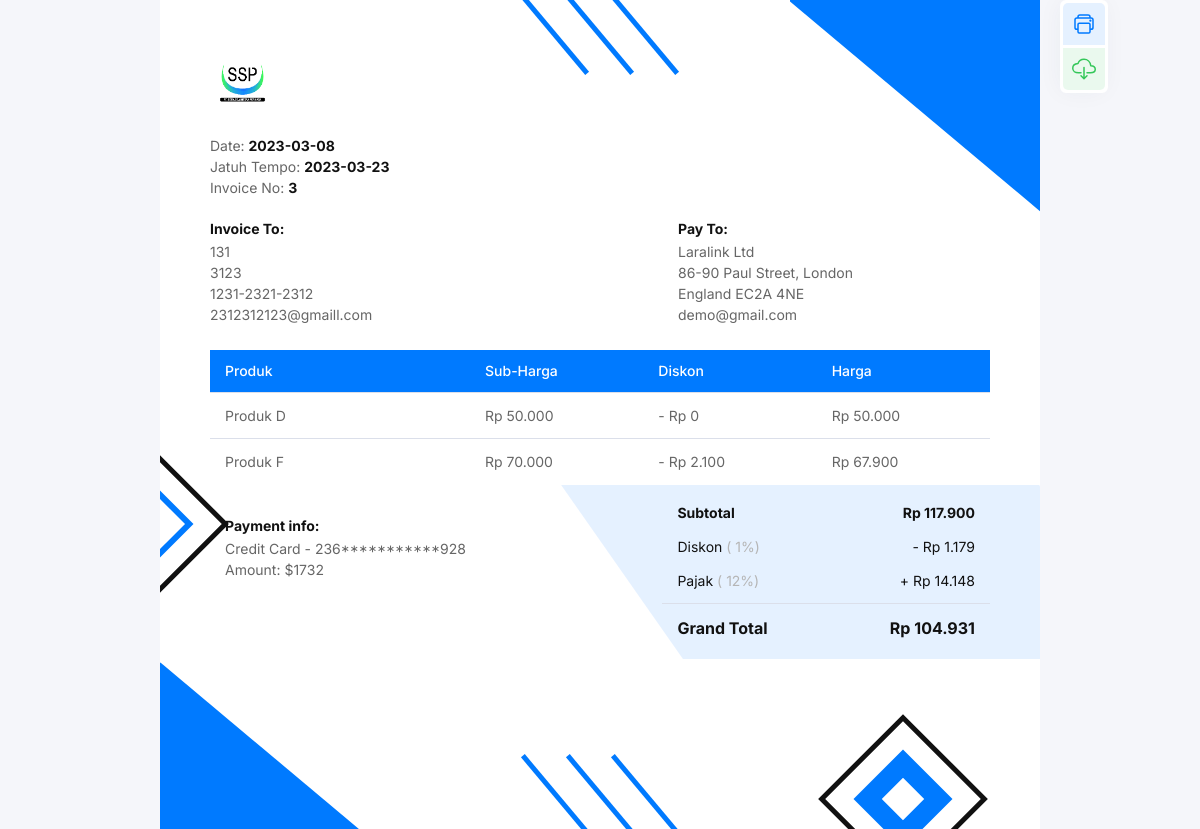
The page /detailinvoicev2.php?id=3 on the database its author committed.
### tables this page shows
CREATE TABLE `invoice` (
  `ID_Invoice` int(11) NOT NULL,
  `ID_Pelanggan` int(11) DEFAULT NULL,
  `Tanggal_Invoice` date DEFAULT NULL,
  `Tanggal_JatuhTempo` date DEFAULT NULL,
  `Subtotal` decimal(10,0) DEFAULT NULL,
  `Pajak` int(3) DEFAULT NULL,
  `Diskon` int(3) DEFAULT NULL,
  `Total` decimal(10,0) DEFAULT NULL,
  PRIMARY KEY (`ID_Invoice`),
  KEY `ID_Pelanggan` (`ID_Pelanggan`)
);

CREATE TABLE `pelanggan` (
  `ID_Pelanggan` int(11) NOT NULL,
  `Nama_Pelanggan` varchar(255) DEFAULT NULL,
  `Email_Pelanggan` varchar(255) DEFAULT NULL,
  `Alamat_Pelanggan` varchar(255) DEFAULT NULL,
  `NoTelp_Pelanggan` varchar(20) DEFAULT NULL,
  PRIMARY KEY (`ID_Pelanggan`)
);

CREATE TABLE `detail_invoice` (
  `ID_Invoice` int(11) NOT NULL,
  `ID_Produk` int(11) NOT NULL,
  `Diskon` int(11) DEFAULT NULL,
  `Harga_Jual` decimal(10,0) DEFAULT NULL,
  `Harga_Promo` varchar(255) DEFAULT NULL,
  PRIMARY KEY (`ID_Produk`,`ID_Invoice`),
  KEY `ID_Invoice` (`ID_Invoice`),
  CONSTRAINT `detail_invoice_ibfk_1` FOREIGN KEY (`ID_Invoice`) REFERENCES `invoice` (`ID_Invoice`) ON DELETE CASCADE ON UPDATE CASCADE
);

CREATE TABLE `produk` (
  `ID_Produk` int(11) NOT NULL,
  `Nama_Produk` varchar(255) DEFAULT NULL,
  `Harga_Produk` decimal(10,0) DEFAULT NULL,
  PRIMARY KEY (`ID_Produk`)
);

### detailinvoicev2.php (the view, shortened to what this page needs)
<!DOCTYPE html>
<?php
require 'controller/koneksi.php';
if (isset($_GET['id']) && filter_var($_GET['id'], FILTER_VALIDATE_INT)) {
  $id = $_GET['id'];
  $query = "SELECT *, subtotal * (Diskon/100) as Total_Diskon, subtotal * (Pajak/100) as Total_Pajak FROM invoice JOIN pelanggan ON invoice.id_pelanggan = pelanggan.id_pelanggan WHERE invoice.id_invoice = $id";
  $data = mysqli_query($conn, $query);
  $invoice = mysqli_fetch_assoc($data);
  $query = "SELECT detail_invoice.*, produk.*, detail_invoice.Harga_Jual - detail_invoice.Harga_Promo AS Total_Diskon
    FROM detail_invoice
    JOIN produk ON detail_invoice.ID_Produk = produk.ID_Produk
    WHERE detail_invoice.id_invoice = $id;
    ";
  $data = mysqli_query($conn, $query);
  function rupiah($number)
  {
    $rupiah = "Rp " . number_format($number, 0, ',', '.');
    return $rupiah;
  }
} else {
  header('Location: 500.html');
}
?>
<html class="no-js" lang="en">
<head>
  <link rel="stylesheet" href="css/print.css" />
</head>
<body>
  <div class="tm_container">
    <div class="tm_invoice_wrap">
      <div class="tm_invoice tm_style1 tm_type2" id="tm_download_section">
        <div class="tm_bars">
          <span class="tm_accent_bg"></span>
          <span class="tm_accent_bg"></span>
          <span class="tm_accent_bg"></span>
        </div>
        <div class="tm_bars tm_type1">
          <span class="tm_accent_bg"></span>
          <span class="tm_accent_bg"></span>
          <span class="tm_accent_bg"></span>
        </div>
        <div class="tm_shape">
          <div class="tm_shape_in tm_accent_bg"></div>
        </div>
        <div class="tm_shape_2 tm_primary_color">
          <div class="tm_shape_2_in tm_accent_color"></div>
        </div>
        <div class="tm_shape_2 tm_type1 tm_primary_color">
          <div class="tm_shape_2_in tm_accent_color"></div>
        </div>
        <div class="tm_shape tm_type1">
          <div class="tm_shape_in tm_accent_bg"></div>
        </div>
        <div class="tm_invoice_in">
          <div class="tm_invoice_head tm_align_center tm_mb20">
            <div class="tm_invoice_left">
              <div class="tm_logo">
                <img src="images/logo.png" alt="Logo" />
              </div>
            </div>
          </div>
          <div class="tm_invoice_info tm_mb20">
            <div class="tm_invoice_info_list">
              <p class="tm_invoice_date tm_m0">
                Date: <b class="tm_primary_color">
                  <?php echo $invoice['Tanggal_Invoice']; ?>
                </b><br>
                Jatuh Tempo: <b class="tm_primary_color">
                  <?php echo $invoice['Tanggal_JatuhTempo']; ?>
                </b><br>
                Invoice No: <b class="tm_primary_color">
                  <?php echo $invoice['ID_Invoice']; ?>
                </b>
              </p>
            </div>
          </div>
          <div class="tm_invoice_head tm_mb10">
            <div class="tm_invoice_left">
              <p class="tm_mb2">
                <b class="tm_primary_color">Invoice To:</b>
              </p>
              <p>
                <?php echo $invoice['Nama_Pelanggan']; ?> <br />
                <?php echo $invoice['Alamat_Pelanggan']; ?> <br />
                <?php echo $invoice['NoTelp_Pelanggan']; ?> <br />
                <?php echo $invoice['Email_Pelanggan']; ?>
              </p>
            </div>
            <div class="tm_invoice_right">
              <p class="tm_mb2"><b class="tm_primary_color">Pay To:</b></p>
              <p>
                Laralink Ltd <br />
                86-90 Paul Street, London<br />
                England EC2A 4NE <br />
                demo@gmail.com
              </p>
            </div>
          </div>
          <div class="tm_table tm_style1 tm_mb30">
            <div class="">
              <div class="tm_table_responsive">
                <table>
                  <thead>
                    <tr>
                      <th class="tm_width_3 tm_medium tm_white_color tm_accent_bg">
                        Produk
                      </th>
                      <th class="tm_width_2 tm_medium tm_white_color tm_accent_bg">
                        Sub-Harga
                      </th>
                      <th class="tm_width_2 tm_medium tm_white_color tm_accent_bg">
                        Diskon
                      </th>
                      <th class="tm_width_1 tm_medium tm_white_color tm_accent_bg">
                        Harga
                      </th>
                    </tr>
                  </thead>
                  <tbody>
                    <?php while ($detailinvoice = mysqli_fetch_array($data)) { ?>
                      <tr>
                        <td class="tm_width_3">
                          <?php echo $detailinvoice['Nama_Produk']; ?>
                        </td>
                        <td class="tm_width_2">
                          <?php echo rupiah($detailinvoice['Harga_Jual']); ?>
                        </td>
                        <td class="tm_width_2">-
                          <?php echo rupiah($detailinvoice['Total_Diskon']); ?>
                        </td>
                        <td class="tm_width_2">
                          <?php echo rupiah($detailinvoice['Harga_Promo']); ?>
                        </td>
                      </tr>
                    <?php }
                    ; ?>
                  </tbody>
                </table>
              </div>
            </div>
            <div class="tm_invoice_footer">
              <div class="tm_left_footer">
                <p class="tm_mb2">
                  <b class="tm_primary_color">Payment info:</b>
                </p>
                <p class="tm_m0">
                  Credit Card - 236***********928 <br />Amount: $1732
                </p>
              </div>
              <div class="tm_right_footer">
                <table>
                  <tbody>
                    <tr>
                      <td class="tm_width_3 tm_primary_color tm_border_none tm_bold">
                        Subtotal
                      </td>
                      <td class="tm_width_3 tm_primary_color tm_text_right tm_border_none tm_bold">
                        <?php echo rupiah($invoice['Subtotal']); ?>
                      </td>
                    </tr>
                    <tr>
                      <td class="tm_width_3 tm_primary_color tm_border_none tm_pt0">
                        Diskon <span class="tm_ternary_color">(
                          <?php echo $invoice['Diskon']; ?>%)
                        </span>
                      </td>
                      <td class="tm_width_3 tm_primary_color tm_text_right tm_border_none tm_pt0">
                        -
                        <?php echo rupiah($invoice['Total_Diskon']); ?>
                      </td>
                    </tr>
                    <tr>
                      <td class="tm_width_3 tm_primary_color tm_border_none tm_pt0">
                        Pajak <span class="tm_ternary_color">(
                          <?php echo $invoice['Pajak']; ?>%)
                        </span>
                      </td>
                      <td class="tm_width_3 tm_primary_color tm_text_right tm_border_none tm_pt0">
                        +
                        <?php echo rupiah($invoice['Total_Pajak']); ?>
                      </td>
                    </tr>
                    <tr class="tm_border_top">
                      <td class="tm_width_3 tm_border_top_0 tm_bold tm_f16 tm_primary_color">
                        Grand Total
                      </td>
                      <td class="tm_width_3 tm_border_top_0 tm_bold tm_f16 tm_primary_color tm_text_right">
                        <?php echo rupiah($invoice['Total']); ?>
                      </td>
                    </tr>
                  </tbody>
                </table>
                <div class="tm_shape_3 tm_accent_bg_10"></div>
              </div>
            </div>
          </div>
        </div>
      </div>
      <div class="tm_invoice_btns tm_hide_print">
        <a href="javascript:window.print()" class="tm_invoice_btn tm_color1">
          <span class="tm_btn_icon">
          </span>
        </a>
        <button id="tm_download_btn" class="tm_invoice_btn tm_color2">
          <span class="tm_btn_icon">
          </span>
        </button>
      </div>
    </div>
  </div>
</body>
</html>

### rows shown on the page
invoice: Tanggal_Invoice "2023-03-08", Tanggal_JatuhTempo "2023-03-23", ID_Invoice "3", ID_Pelanggan.Nama_Pelanggan "131", ID_Pelanggan.Alamat_Pelanggan "3123", ID_Pelanggan.NoTelp_Pelanggan "1231-2321-2312", ID_Pelanggan.Email_Pelanggan "2312312123@gmaill.com", Subtotal "Rp 117.900", Diskon "1", Pajak "12", Total "Rp 104.931"
detail_invoice: ID_Produk.Nama_Produk "Produk D", Harga_Jual "Rp 50.000", Total_Diskon "Rp 0", Harga_Promo "Rp 50.000"
detail_invoice: ID_Produk.Nama_Produk "Produk F", Harga_Jual "Rp 70.000", Total_Diskon "Rp 2.100", Harga_Promo "Rp 67.900"

### other values the page prints
rupiah($invoice['Total_Diskon']) "Rp 1.179"
rupiah($invoice['Total_Pajak']) "Rp 14.148"
